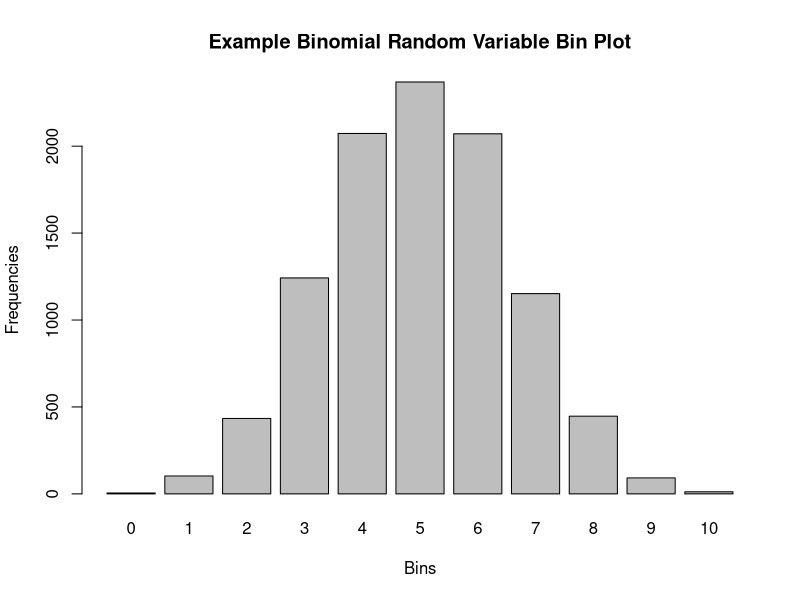

Here is the R script that generated this plot:
# This is a simple example using R to generate binomial random experiments

# Author: Huo Chen

# Revison History
# ============================================================================
# First commit                                                       9/4/2016

# generate binomiaal random experiments
binomialExample <- rbinom(10000, 10, 0.5)

# the histogram of the data
barplot(table(binomialExample), main='Example Binomial Random Variable Bin Plot', xlab="Bins", ylab="Frequencies")
